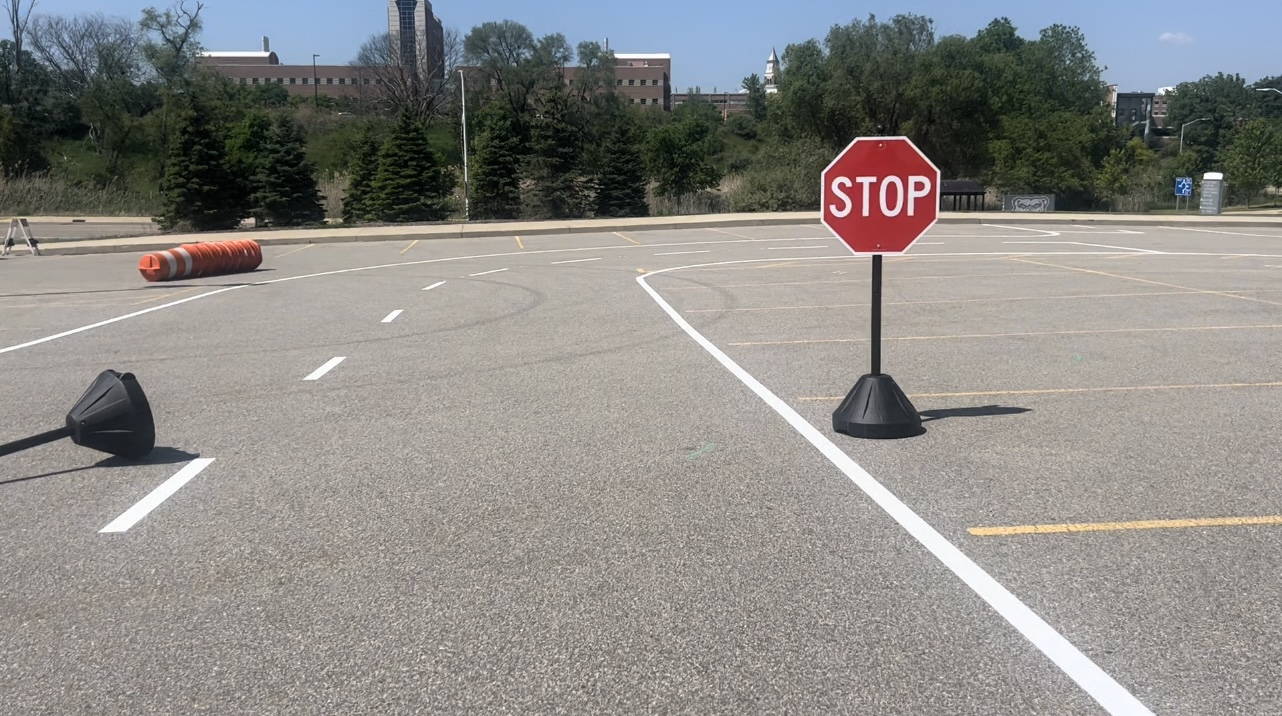
#> input picture ocr/data/IMG_9185.jpg, 1282 x 716 px, found by its file name
$ python ocr.py
#> lines starting #> are read from the running program, lines starting #| are printed output that depends on the picture; after the words box and inside, x2 and y2 are one past the last pixel; in counts of white or black regions, pixels touching at a corner belong together
### ocr/utils.py
import cv2
import numpy as np
from PIL import Image
import copy

def to_png(src, target):
    img = Image.open(src)
    img.save(target)


#increase contrast of bgr img to bgr img
# [16 lines left out: function inc_cont, not called in this run]


def hsv_filter(img: np.ndarray):
    """
    bgr img -> hsv, sat, grayscale img
    """

    hsv_img = cv2.cvtColor(img, cv2.COLOR_BGR2HSV)
    h, s, v = cv2.split(hsv_img)

    return hsv_img, s, v


def get_oct(img:np.ndarray, debug=False) -> np.ndarray:
    """
    input:
        saturation channel of hsv image.
    return:
        a binary mask of the largest octagon in the image.
        Inside of the octagon is (255, 255, 255) and the
        outside is (0, 0, 0).
    """
    # Add Gaussian Blur to the image
    gauss = cv2.GaussianBlur(img, (7,7), 0)

    # Make a binary image
    _, gauss_blur_binary_img =cv2.threshold(gauss, 90, 255, cv2.THRESH_BINARY)

    # Find the contours
    contours, _ = cv2.findContours(gauss_blur_binary_img, cv2.RETR_TREE, cv2.CHAIN_APPROX_SIMPLE)
    print("Num contours detected:", len(contours))

    if debug:
        all_oct_img = copy.deepcopy(img)

    # Prepare lists to get the largest octagon
    length_list = []
    approx_list = []

    for cnt in contours:
        approx = cv2.approxPolyDP(cnt, 0.01*cv2.arcLength(cnt, True), True)
        if len(approx) == 8:
            # Compute the summed length of the edges
            points = np.vstack((cnt, np.expand_dims(cnt[0], 0)))
            length = np.sum(np.linalg.norm(points[1:] - points[:-1], axis=2))
            length_list.append(length)
            approx_list.append(approx)

            if debug:
                cv2.drawContours(all_oct_img, [approx], -1, (0, 255, 255), 3)

    if debug:
        cv2.imwrite('/app/ocr/data/all_oct.png', all_oct_img)

    # Find the contour with longest sum of length of edges
    idx = np.where(length_list == max(length_list))[0][0]
    the_octagon = approx_list[idx].reshape(-1, 2)
    if debug:
        print(f'Best contour:\n{the_octagon}')

    # Create a binary mask
    mask = np.zeros(img.shape)
    cv2.fillPoly(mask, np.int32([the_octagon]), color = (255, 255, 255))
    mask = np.array(mask, dtype=np.uint8)

    return mask


def dilate(img):
    src = img
    kernel = np.ones((3,3))
    # You can try more different parameters
    dst = cv2.dilate(src, kernel)

    return dst

### ocr/ocr.py
from PIL import Image
import pytesseract
import cv2
from pytesseract import Output
import numpy as np
import argparse
import copy
import os

import utils as utils

pytesseract.pytesseract.tesseract_cmd = r'/usr/bin/tesseract'
config = r'--psm 11 --oem 3 --tessdata-dir /app/ocr/data/tessdata'

class OCR(object):
    def __init__(self, args):
        self.debug = args.debug
        self.conf = args.conf
        self.src_fpath = args.src_fpath
        self.target_fpath = '/app/ocr/data/preprocessed.png'
        self.annotated_img = None

    def preprocess(self):
        # Convert the image to png
        utils.to_png(self.src_fpath, '/app/ocr/data/temp.png')
#> in to_png, img is the input picture: PIL image 1282x716 RGB; mean R, G, B 139, 137.3, 134.1
        true_img = cv2.imread('/app/ocr/data/temp.png')
        self.annotated_img = copy.deepcopy(true_img)

        # Get hsv, sat, and grayscale image
        hsv_img, sat_img, gray_img = utils.hsv_filter(true_img)
        if self.debug:
            cv2.imwrite('/app/ocr/data/hsv.png', hsv_img)
            cv2.imwrite('/app/ocr/data/sat.png', sat_img)
            cv2.imwrite('/app/ocr/data/grayhsv.png', gray_img)

        # Make the binary image from sat image (0 or 255)
        _,bin_img = cv2.threshold(sat_img,127,255,cv2.THRESH_BINARY)
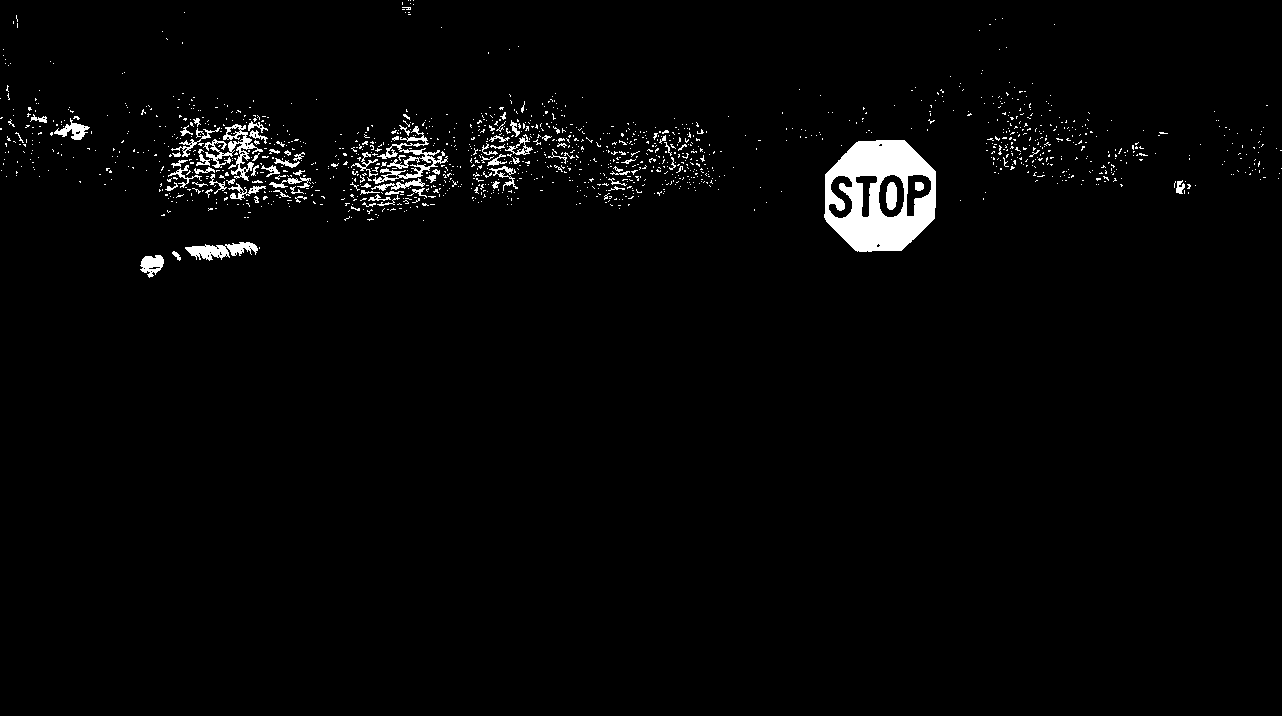
#> bin_img: shape (716, 1282); 2.2% white; 1421 white regions (1334 under 20 px), largest, box (x1, y1, x2, y2) and area: (824, 140, 936, 252) 7830, (373, 126, 448, 184) 1037, (203, 124, 263, 181) 932
        if self.debug:
            cv2.imwrite('/app/ocr/data/bin_img.png',bin_img)

        # Get octagon mask from sat image
        oct_mask = utils.get_oct(sat_img, self.debug)
#> in get_oct, `_, gauss_blur_binary_img =cv2.threshold(gauss, 90, 255, cv2.THRESH_BIN..`:
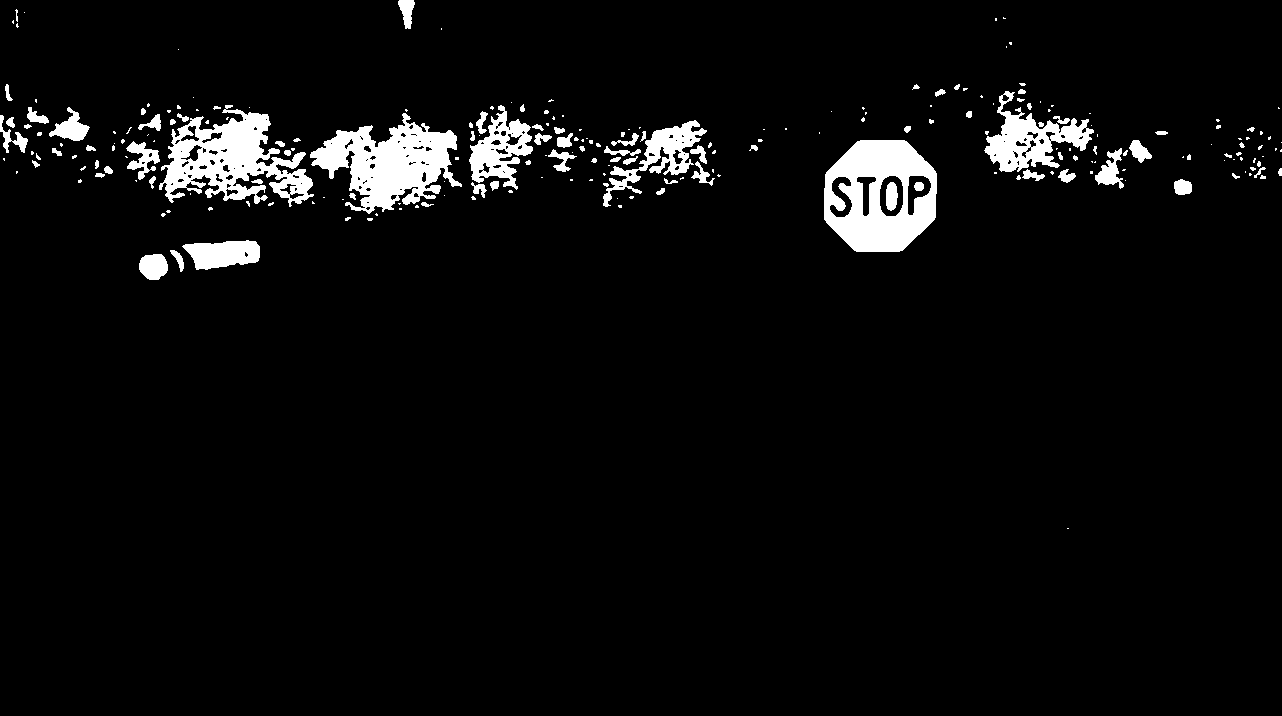
#> gauss_blur_binary_img: shape (716, 1282); 4.7% white; 236 white regions (149 under 20 px)
#> in get_oct, `contours, _ = cv2.findContours(gauss_blur_binary_img, cv2.RETR_TREE, c..`: contours = 361 contours, 253 with area under 20; largest, box (x1, y1, x2, y2) and area: (824, 140, 937, 252) 10240, (159, 105, 314, 207) 7625, (310, 113, 462, 214) 7618, (984, 91, 1094, 172) 3540, (469, 105, 533, 190) 2575
#| Num contours detected: 361
#> the loop in get_oct, `for cnt in contours:` made 361 passes
#> length on passes 7, 12, 19, 45, 76, 96, 121, 125: 14.24, 11.66, 13.66, 14.83, 10.83, 15.07, 13.07, 14.49
#> after the loop in get_oct, `for cnt in contours:`: approx_list = 21 contours, 18 with area under 20; largest, box (x1, y1, x2, y2) and area: (824, 140, 937, 252) 10096, (500, 130, 507, 137) 30, (966, 111, 972, 118) 26; length_list = [14.24, 11.66, 13.66, 14.83, 10.83, 15.07, 13.07, 14.49, 371, 15.9, 13.9, 19.66, 9.66, 19.9, 15.07, 9.66, 16.73, 18.49, 11.66, 13.9, 14.49]
#> in get_oct, `idx = np.where(length_list == max(length_list))[0][0]`: idx = 8
#> in get_oct, `the_octagon = approx_list[idx].reshape(-1, 2)`: the_octagon = [[857, 141], [825, 174], [824, 219], [856, 251], [902, 250], [935, 217], [936, 173], [904, 140]]
        if self.debug:
            cv2.imwrite('/app/ocr/data/oct.png', oct_mask)


        # Make 0 and 1 mask
        add_mask = np.array(np.logical_not(oct_mask), dtype=np.int8) * 255
#> add_mask: shape (716, 1282) int16; 98.9% white; 1 black region, box (x1, y1, x2, y2) and area: (824, 140, 937, 252) 10253
        ocr_img = add_mask + bin_img
        if self.debug:
            cv2.imwrite('/app/ocr/data/img2.png',add_mask)
            cv2.imwrite('/app/ocr/data/img3.png', ocr_img)


        # Apply dilation
        dilated =utils.dilate(ocr_img)
#> in dilate, `dst = cv2.dilate(src, kernel)`:
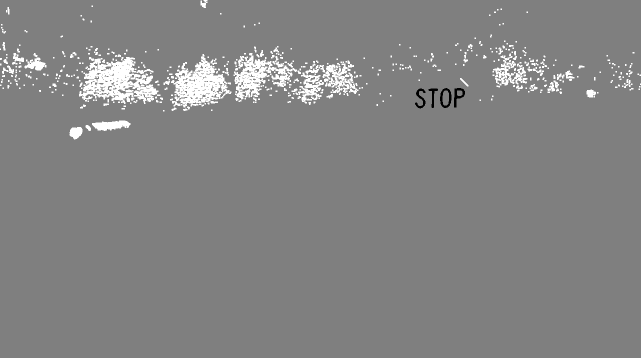
#> dst: shape (716, 1282) int16 (shown at 1/2 size); min 0, max 510, mean 264.3; drawn with min black and max white

        # Save the preprocessed image
        cv2.imwrite(self.target_fpath, dilated)
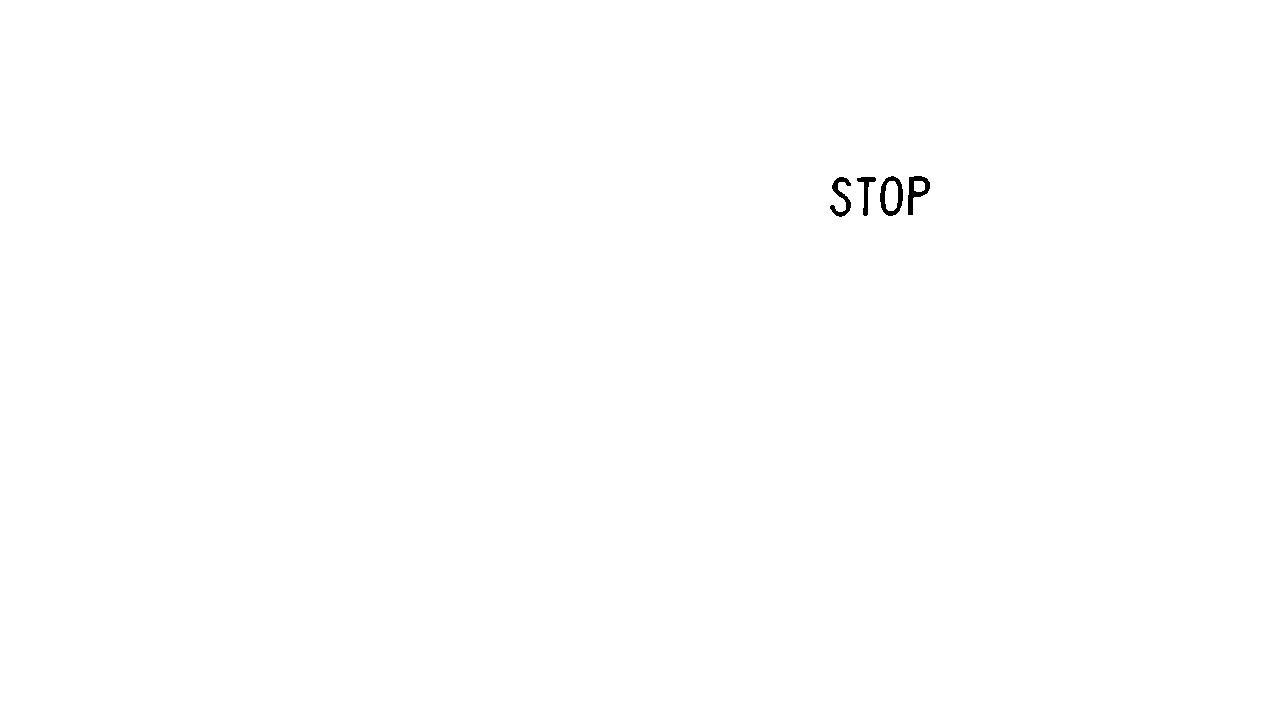
#> saved as preprocessed.png: shape (716, 1282); 99.9% white; 4 black regions, box (x1, y1, x2, y2) and area: (880, 176, 903, 216) 395, (908, 176, 930, 215) 366, (830, 177, 851, 217) 328, (857, 177, 876, 216) 235


    def run(self):
        # Run ocr
        data = pytesseract.image_to_data(Image.open(self.target_fpath), output_type=Output.DICT, config=config)
        amount_boxes = len(data['text'])
        for i in range(amount_boxes):
            if float(data['conf'][i]) > self.conf:
                print(f'Text recognized: {data["text"][i]} with conf {data["conf"][i]}')
                (x, y, width, height) = (data['left'][i], data['top'][i], data['width'][i], data['height'][i])
                self.annotated_img = cv2.rectangle(self.annotated_img, (x, y), (x + width, y + height), (0, 255, 0), 10)
                self.annotated_img = cv2.putText(self.annotated_img, data['text'][i], (x, y + height + 20), cv2.FONT_HERSHEY_SIMPLEX, 0.7, (0, 255, 0), 2)


        cv2.imwrite('/app/ocr/data/out_annotated.png', self.annotated_img)

    def clean(self):
        os.system(f'rm {os.getcwd()}/ocr/data/temp.png')

if __name__ == '__main__':
    parser = argparse.ArgumentParser(prog='OCR for CUber',
                                     description='Reads STOP sign.')

    parser.add_argument('--debug', action='store_true', help='When set to True, saves the images that are created during the preprocessing phase.')
    parser.add_argument('--src_fpath', type=str, default='/app/ocr/data/IMG_9185.jpg', help='Specify the file path to the input image. Defaults to \'/app/ocr/data/IMG_9185.jpg\'.')
    parser.add_argument('--conf', type=int, default=60, help='Confidence level threshold. An integer value between 0 and 100. Defaults to 60.')
    args = parser.parse_args()

    ocr = OCR(args)
    ocr.preprocess()
    ocr.run()
#> (the call stopped at in run, `data = pytesseract.image_to_data(Image.open(self.target_fpath), output..`: pytesseract is not available in this run)
    ocr.clean()

$ run again, with ocr/data/IMG_9184.jpg copied over ocr/data/IMG_9185.jpg
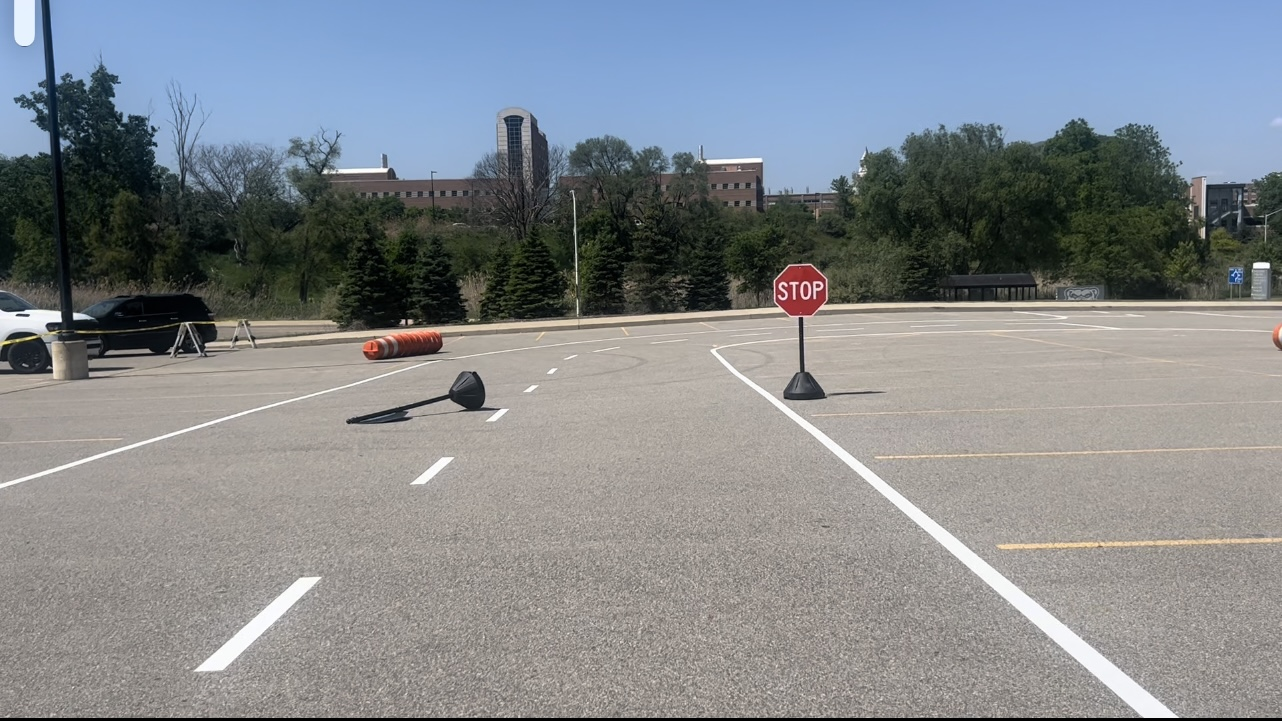
#> input picture ocr/data/IMG_9184.jpg, 1282 x 721 px, found by its file name
#> in to_png, img is the input picture: PIL image 1282x721 RGB; mean R, G, B 131.5, 136, 140.4
#> hsv_img: shape (721, 1282, 3); mean H, S, V 47.2, 47.2, 149.1
#> in preprocess, `_,bin_img = cv2.threshold(sat_img,127,255,cv2.THRESH_BINARY)`:
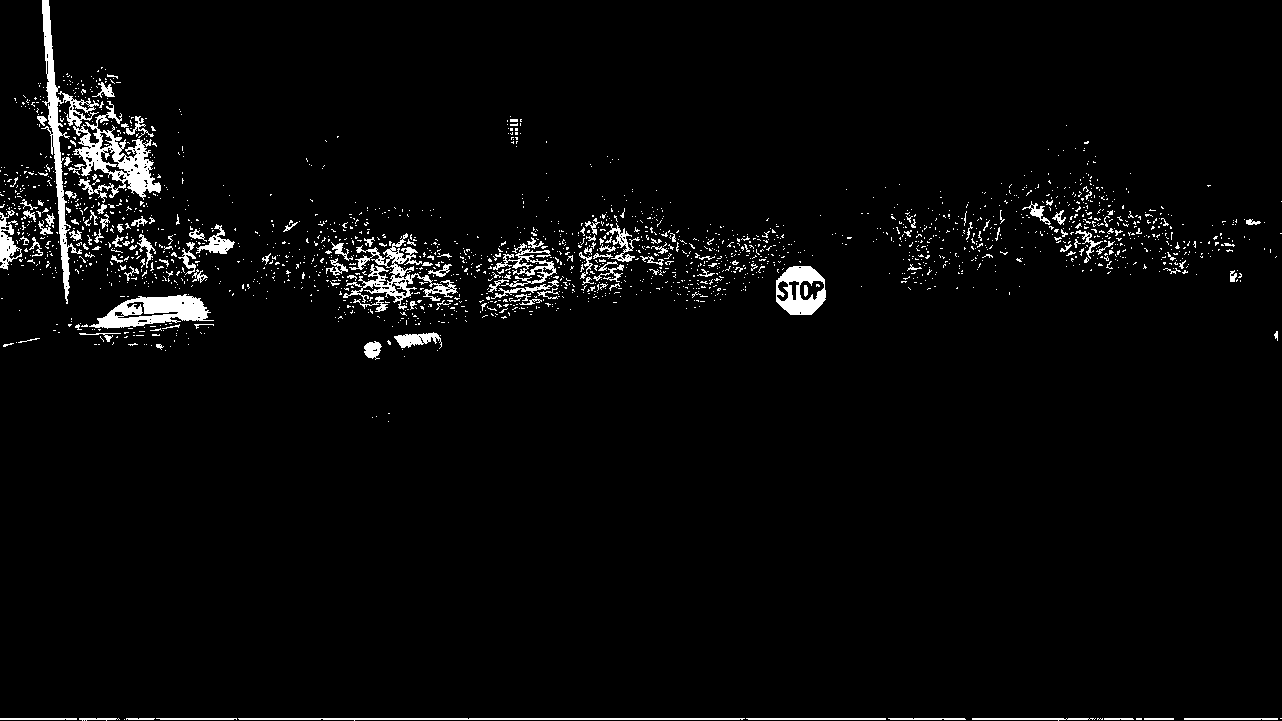
#> bin_img: shape (721, 1282); 3.2% white; 2050 white regions (1906 under 20 px), largest, box (x1, y1, x2, y2) and area: (73, 101, 161, 200) 2913, (41, 0, 99, 304) 2765, (89, 294, 214, 329) 2302
#> gauss_blur_binary_img: shape (721, 1282); 19% white; 273 white regions (166 under 20 px)
#> contours = 473 contours, 324 with area under 20; largest, box (x1, y1, x2, y2) and area: (0, 0, 1282, 311) 129906, (305, 219, 574, 315) 13203, (1021, 171, 1175, 275) 7182, (66, 294, 215, 351) 3863, (578, 212, 680, 299) 3822
#| Num contours detected: 473
#> the loop in get_oct, `for cnt in contours:` made 473 passes
#> length on passes 22, 28, 49, 69, 74, 76, 85, 104: 11.07, 17.07, 11.07, 13.66, 168.3, 27.9, 19.31, 11.66
#> after the loop in get_oct, `for cnt in contours:`: approx_list = 43 contours, 33 with area under 20; largest, box (x1, y1, x2, y2) and area: (776, 266, 826, 316) 1995, (803, 285, 809, 297) 46, (175, 214, 180, 225) 30, (61, 124, 69, 131) 28, (67, 235, 73, 244) 26; length_list = 43 values, max 168.3 at index 4, min 9.66 at index 9, mean 18.52
#> idx = 4
#> the_octagon = [[811, 266], [790, 266], [776, 280], [776, 301], [791, 315], [810, 315], [825, 301], [825, 280]]
#> add_mask: shape (721, 1282) int16; 99.8% white; 1 black region, box (x1, y1, x2, y2) and area: (776, 266, 826, 316) 2066
#> in dilate, `dst = cv2.dilate(src, kernel)`:
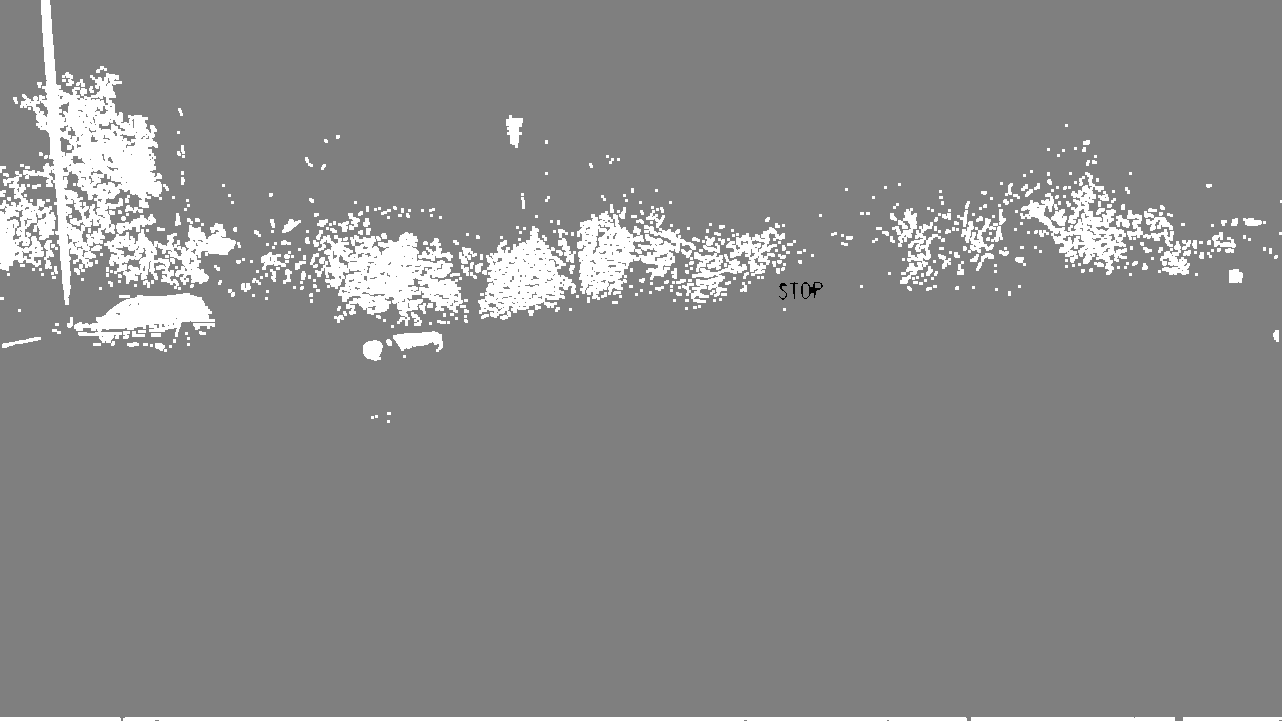
#> dst: shape (721, 1282) int16; min 0, max 510, mean 273.7; drawn with min black and max white
